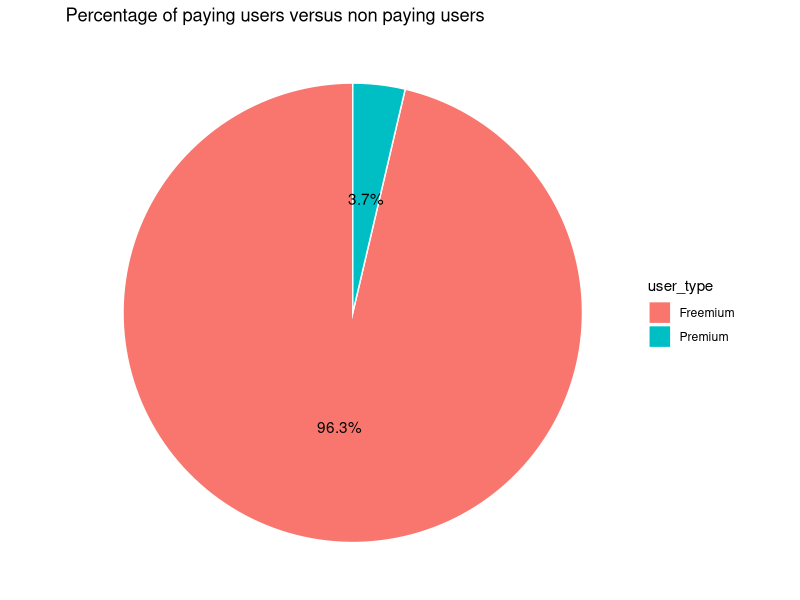
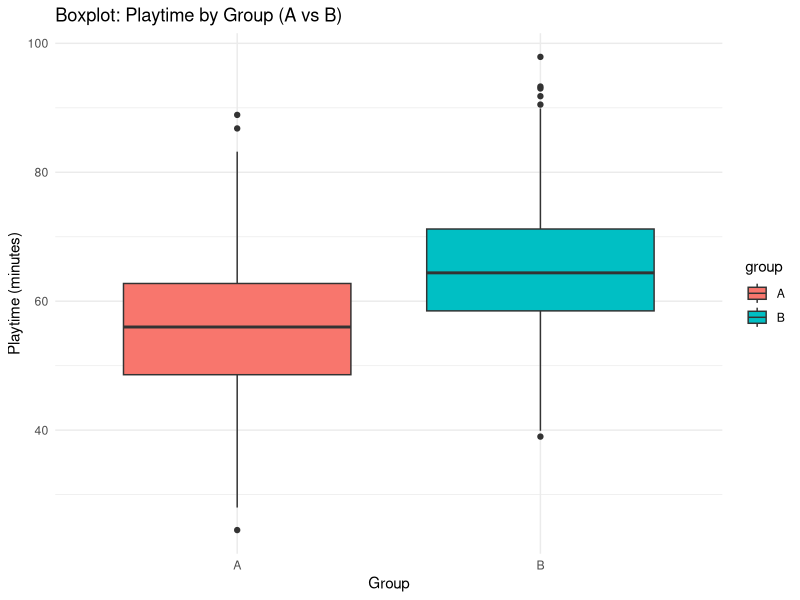
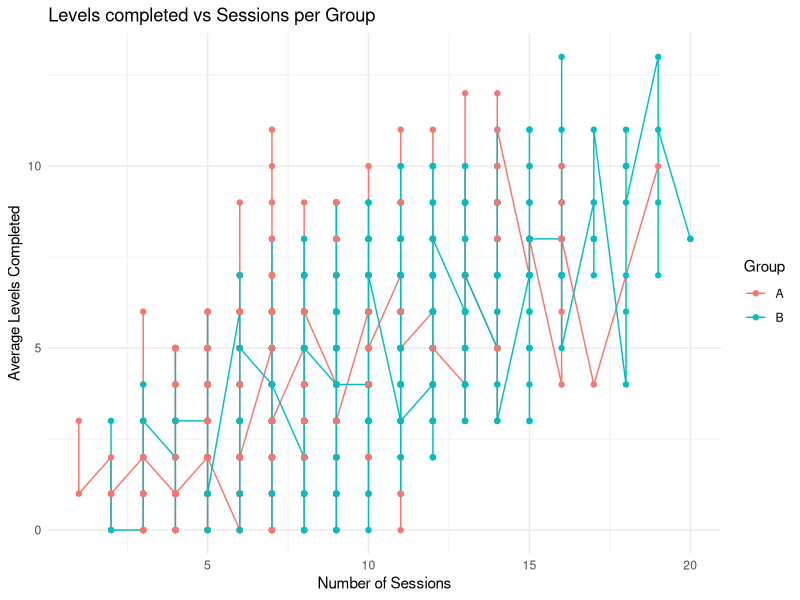
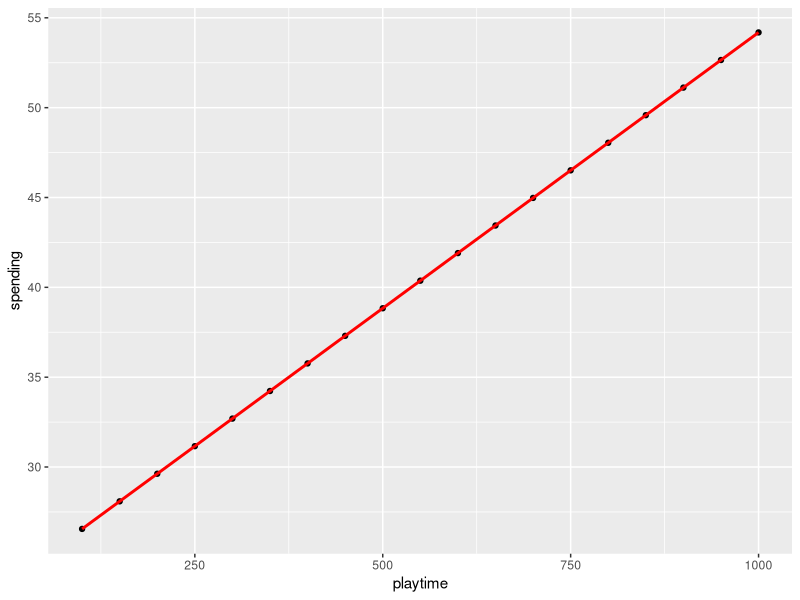

Reproduce these figures in R, in order.
## ---- chunk 1
knitr::opts_chunk$set(echo = TRUE)
library(ggplot2)
library(knitr)
library(kableExtra)
library(dplyr)
#library(rpart)
#library(rpart.plot)
#library(caret)
## ---- chunk 2
# Read the file
DS <- read.csv("gaming_data.csv")
colnames(DS)
## ---- chunk 3

# 1 Function to compute descriptive metrics

describe_segment <- function(df, segment_name) 
{
  data.frame(
    Segment = segment_name,
    Variable = c("playtime", "sessions", "levels", "spending"),
    Average = c(mean(df$playtime),
                mean(df$sessions),
                mean(df$levels),
                mean(df$spending)),
    StandardDeviation = c(sd(df$playtime),
                          sd(df$sessions),
                          sd(df$levels),
                          sd(df$spending))
  )
}

# 2 Premium and Freemium datasets

DS_Premium  <- DS[DS$user_type == "Premium", ]
DS_Freemium <- DS[DS$user_type == "Freemium", ]

# 3 Generate all tables

global_table   <- describe_segment(DS,          "All users")
premium_table  <- describe_segment(DS_Premium,  "Premium")
freemium_table <- describe_segment(DS_Freemium, "Freemium")

# ---- GLOBAL TABLE ----
global_table %>%
  kable(format = "html", digits = 2,
        caption = "Global - Descriptive Metrics") %>%
  kable_styling(bootstrap_options = c("striped", "hover", "condensed")) %>%
  column_spec(1, bold = TRUE) %>%
  column_spec(2, bold = TRUE) %>%
  column_spec(3, color = "blue") %>%
  column_spec(4, color = "darkred")

# ---- PREMIUM TABLE ----
premium_table %>%
  kable(format = "html", digits = 2,
        caption = "Premium Users - Descriptive Metrics") %>%
  kable_styling(bootstrap_options = c("striped", "hover", "condensed")) %>%
  column_spec(1, bold = TRUE) %>%
  column_spec(2, bold = TRUE) %>%
  column_spec(3, color = "blue") %>%
  column_spec(4, color = "darkred")

# ---- FREEMIUM TABLE ----
freemium_table %>%
  kable(format = "html", digits = 2,
        caption = "Freemium Users - Descriptive Metrics") %>%
  kable_styling(bootstrap_options = c("striped", "hover", "condensed")) %>%
  column_spec(1, bold = TRUE) %>%
  column_spec(2, bold = TRUE) %>%
  column_spec(3, color = "blue") %>%
  column_spec(4, color = "darkred")

## ---- chunk 4
# ARPU
ARPU <- mean(DS$spending)

# ARPPU
paying_users <- DS[DS$spending > 0,]
ARPPU <- mean(paying_users$spending)

# Conversion Rate
conversion_rate <- nrow(paying_users) / nrow(DS)

# Engagement index per player
DS$engagement_index <- DS$playtime * DS$sessions

# Average Engagement Index
avg_engagement <- mean(DS$engagement_index)

# Results
metrics <- data.frame(
  Metric = c("ARPU", "ARPPU", "Conversion Rate", "Average Engagement Index"),
  Value = c(ARPU, ARPPU, conversion_rate, avg_engagement)
)

metrics %>%
  kable(caption = "Game Performance Metrics", format = "html", digits = 2, align = "c") %>%
  kable_styling(bootstrap_options = c("striped", "hover", "condensed")) %>%
  row_spec(0, bold = TRUE, background = "#f2f2f2")
## ---- chunk 5
#1
# Percentage of paying users versus non paying users.
percent_summary <- DS %>%
  group_by(user_type) %>%
  summarise(count = n()) %>%
  mutate(percent = count / sum(count) * 100)

ggplot(percent_summary, aes(x = "", y = percent, fill = user_type)) +
  geom_col(width = 1, color = "white") +   
  coord_polar(theta = "y") +               
  geom_text(aes(label = paste0(round(percent,1), "%")),
            position = position_stack(vjust = 0.5)) +  
  labs(title = "Percentage of paying users versus non paying users") +
  theme_void()                      
## ---- chunk 6
#2
# Boxplot comparing playtime and engagement of group A vs. group B.
DS <- DS %>%
  mutate(engagement = playtime * sessions)

# Boxplot de playtime per grup
ggplot(DS, aes(x = group, y = playtime, fill = group)) +
  geom_boxplot() +
  labs(title = "Boxplot: Playtime by Group (A vs B)",
       x = "Group",
       y = "Playtime (minutes)") +
  theme_minimal()

## ---- chunk 7
#3
# Line plot: Levels completed vs Sessions per Group
ggplot(DS, aes(x = sessions, y = levels, color = group)) +
  geom_line() +
  geom_point() +
  labs(title = "Levels completed vs Sessions per Group",
       x = "Number of Sessions",
       y = "Average Levels Completed",
       color = "Group") +
  theme_minimal()

## ---- chunk 8
# Sample sizes
n_A <- sum(DS$group == "A")
n_B <- sum(DS$group == "B")

# Sample means
mean_A <- mean(DS$playtime[DS$group == "A"])
mean_B <- mean(DS$playtime[DS$group == "B"])

# Sample variances
var_A <- var(DS$playtime[DS$group == "A"])
var_B <- var(DS$playtime[DS$group == "B"])

# Observed value
t_obs <- (mean_B - mean_A) / sqrt(var_B/n_B + var_A/n_A)

# Degrees of freedom
df_num <- (var_B/n_B + var_A/n_A)^2
df_den <- ( (var_B/n_B)^2 / (n_B - 1) ) + ( (var_A/n_A)^2 / (n_A - 1) )
df <- df_num / df_den

# Critical t-value (upper tail)
t_crit <- qt(0.95, df)

# p-value
p_val <- 1 - pt(t_obs, df)
## ---- chunk 9

# variables: playtime sessions, levels, friends and skill_score.

DS_Predict_Regression <- DS[, c("sessions", "levels", "friends", "skill_score", "playtime", "spending")]
model <- lm( spending ~ ., DS_Predict_Regression)
summary(model)

## ---- chunk 10
# Create a random data frame
random_user <- data.frame(
  playtime = 200, 
  sessions = 10, 
  levels = 5,
  friends =100, 
  skill_score=60
)

# Predict the spending using the previous model
predict(model, random_user)

# Create a new simulation
playtime_seq <- seq(100,1000,50)
simulation <- data.frame(
  playtime = playtime_seq, 
  sessions = 10,
  levels = 5,
  friends =100,
  skill_score=60
  )

simulation$spending<-predict(model, simulation)
print(simulation)

# Create the plot
ggplot(simulation, aes(x = playtime, y = spending))+ 
  geom_point() +
  geom_smooth(method = "lm", se = FALSE, color = "red")

## ---- chunk 11

model_categorical <- lm(spending ~., DS)
summary(model_categorical)
